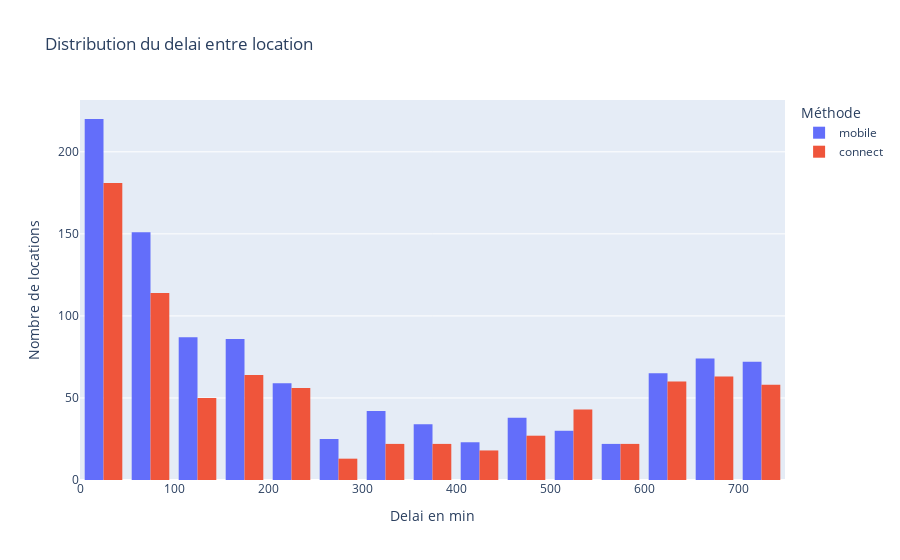

Notebook source saved alongside this figure:
### Markdown cell above
Les locations via Connect sont plus ponctuelles que les locations mobile. Elles sont même plus souvent en avance. Observons maintenant le delai entre location.

### Code cell
fig = px.histogram(
    df,
    x="time_delta_with_previous_rental_in_minutes",
    color="checkin_type",
    nbins=20,  
    labels={
        "time_delta_with_previous_rental_in_minutes": "Delai en min",
        "checkin_type": "Méthode"
    },
    title="Distribution du delai entre location"
)

fig.update_layout(barmode="group")      # superposer les histogrammes
fig.update_yaxes(title="Nombre de locations")
fig.show()

### Figure 1 — Plotly figure (JSON) as saved in the notebook; plotly's stock layout.template omitted (floating-point values rounded to 4 significant figures; data arrays with more than 128 entries replaced by an {"elided": "..."} marker saying what was removed)
{"data": [{"bingroup": "x", "hovertemplate": "Méthode=mobile<br>Delai en min=%{x}<br>count=%{y}<extra></extra>", "legendgroup": "mobile", "marker": {"color": "#636efa", "pattern": {"shape": ""}}, "name": "mobile", "nbinsx": 20, "orientation": "v", "showlegend": true, "type": "histogram", "x": {"elided": "17003 float values"}, "xaxis": "x", "yaxis": "y"}, {"bingroup": "x", "hovertemplate": "Méthode=connect<br>Delai en min=%{x}<br>count=%{y}<extra></extra>", "legendgroup": "connect", "marker": {"color": "#EF553B", "pattern": {"shape": ""}}, "name": "connect", "nbinsx": 20, "orientation": "v", "showlegend": true, "type": "histogram", "x": {"elided": "4307 float values"}, "xaxis": "x", "yaxis": "y"}], "layout": {"barmode": "group", "legend": {"title": {"text": "Méthode"}, "tracegroupgap": 0}, "title": {"text": "Distribution du delai entre location"}, "xaxis": {"anchor": "y", "domain": [0, 1], "title": {"text": "Delai en min"}}, "yaxis": {"anchor": "x", "domain": [0, 1], "title": {"text": "Nombre de locations"}}}}
